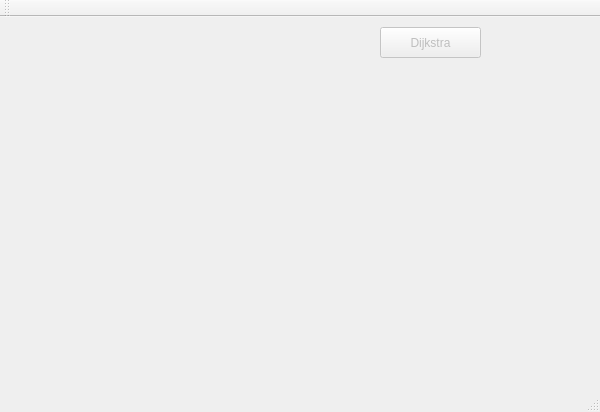
<?xml version="1.0" encoding="UTF-8"?>
<ui version="4.0">
 <class>LuxembourgClass</class>
 <widget class="QMainWindow" name="LuxembourgClass">
  <property name="geometry">
   <rect>
    <x>0</x>
    <y>0</y>
    <width>600</width>
    <height>412</height>
   </rect>
  </property>
  <property name="windowTitle">
   <string>Luxembourg</string>
  </property>
  <widget class="QWidget" name="centralWidget">
   <widget class="QPushButton" name="Dijkstra">
    <property name="enabled">
     <bool>false</bool>
    </property>
    <property name="geometry">
     <rect>
      <x>380</x>
      <y>10</y>
      <width>101</width>
      <height>31</height>
     </rect>
    </property>
    <property name="text">
     <string>Dijkstra</string>
    </property>
   </widget>
  </widget>
  <widget class="QMenuBar" name="menuBar">
   <property name="geometry">
    <rect>
     <x>0</x>
     <y>0</y>
     <width>600</width>
     <height>17</height>
    </rect>
   </property>
  </widget>
  <widget class="QToolBar" name="mainToolBar">
   <attribute name="toolBarArea">
    <enum>TopToolBarArea</enum>
   </attribute>
   <attribute name="toolBarBreak">
    <bool>false</bool>
   </attribute>
  </widget>
  <widget class="QStatusBar" name="statusBar"/>
 </widget>
 <layoutdefault spacing="6" margin="11"/>
 <resources/>
 <connections/>
</ui>
